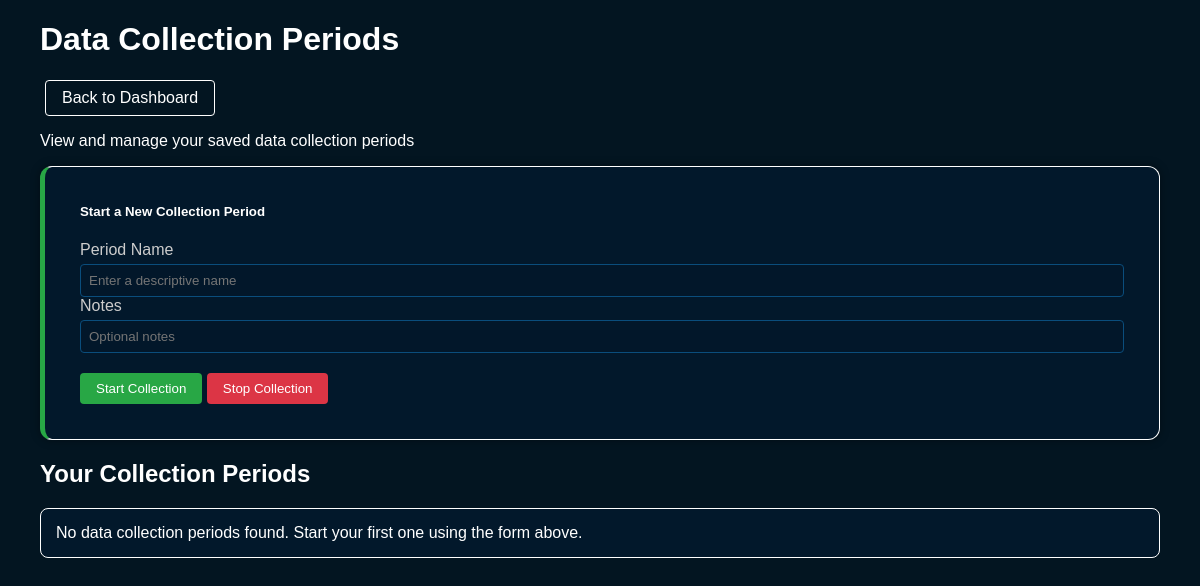
/periods, run on an earlier commit of the app's database.
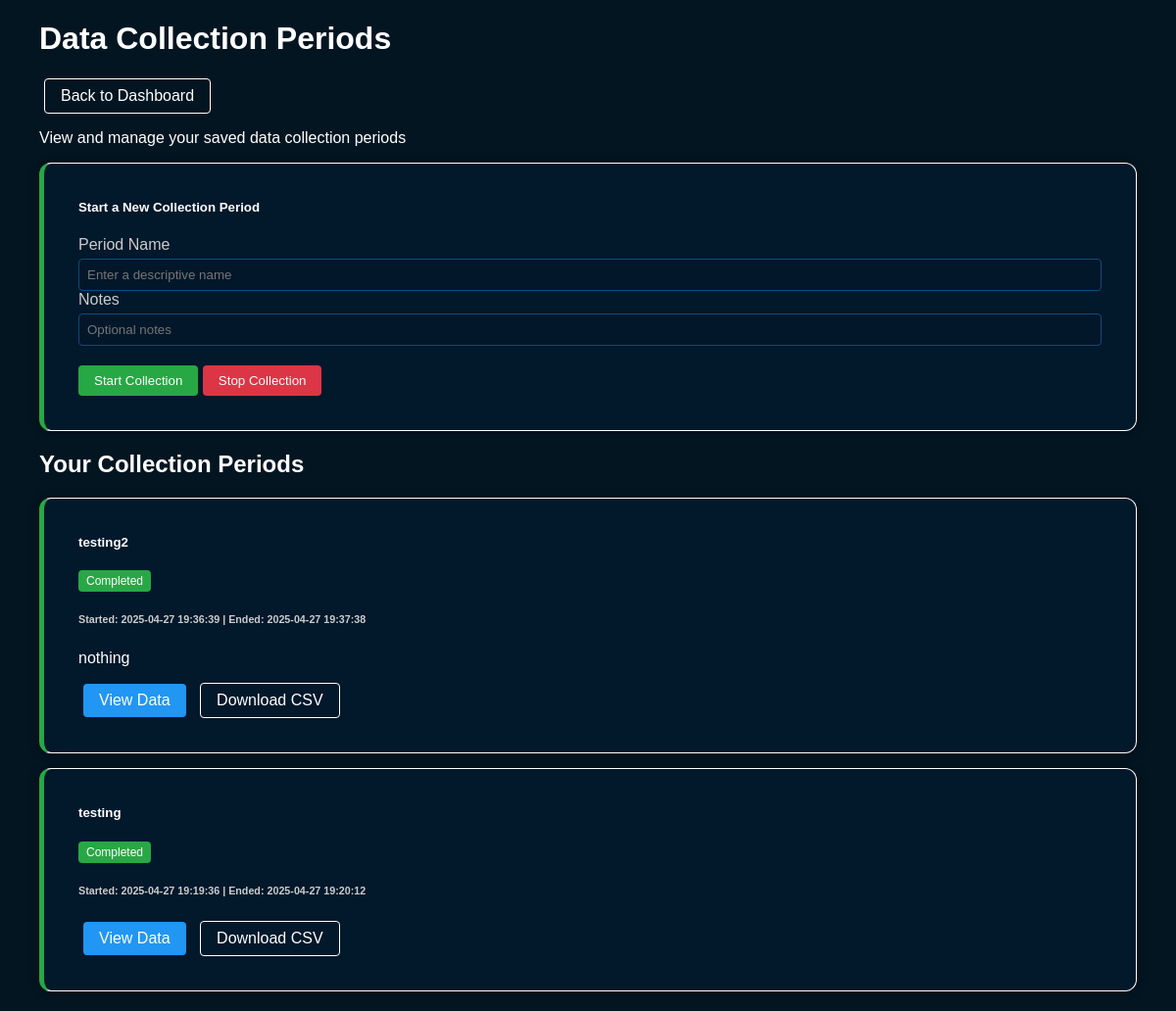
And on a later commit of the database.
### tables this page shows
CREATE TABLE data_periods (
            id INTEGER PRIMARY KEY AUTOINCREMENT,
            name TEXT,
            start_time TEXT,
            end_time TEXT,
            notes TEXT
        );

### app.py (the view)
@app.route('/periods')
def list_periods():
    try:
        periods = get_periods()
        return render_template('periods.html', periods=periods)
    except Exception as e:
        print(f"Error listing periods: {str(e)}")
        print(traceback.format_exc())
        return f"Error: {str(e)}", 500

### app.py (called while the page is built)
def get_db():
    db = getattr(g, '_database', None)
    if db is None:
        db = g._database = sqlite3.connect(DATABASE)
        db.row_factory = sqlite3.Row
    return db

@app.teardown_appcontext
def close_connection(exception):
    db = getattr(g, '_database', None)
    if db is not None:
        db.close()

def dict_factory(cursor, row):
    d = {}
    for idx, col in enumerate(cursor.description):
        d[col[0]] = row[idx]
    return d

def get_periods():
    db = get_db()
    db.row_factory = dict_factory
    cursor = db.cursor()
    cursor.execute('SELECT * FROM data_periods ORDER BY id DESC')
    return cursor.fetchall()

### templates/periods.html (shortened to what this page needs)
<!DOCTYPE html>
<html lang="en">
<head>
</head>
<body>
    <div class="container">
        <header class="mb-4">
            <div class="d-flex justify-content-between align-items-center">
                <h1>Data Collection Periods</h1>
                <a href="/" class="btn-outline">Back to Dashboard</a>
            </div>
            <p class="lead">View and manage your saved data collection periods</p>
        </header>
        <div class="row">
            <div class="col-md-12">
                <div class="card mb-4 period-card">
                    <div class="card-body">
                        <h5 class="card-title">Start a New Collection Period</h5>
                        <form id="start-period-form" class="row g-3 custom">
                            <div class="col-md-6 g-3">
                                <label for="period-name" class="form-label">Period Name</label>
                                <input type="text" class="form-control" id="period-name" placeholder="Enter a descriptive name">
                            </div>
                            <div class="col-md-6">
                                <label for="period-notes" class="form-label">Notes</label>
                                <input type="text" class="form-control" id="period-notes" placeholder="Optional notes">
                            </div>
                            <div class="col-12 button-container">
                                <button type="submit" class="btn btn-success" id="start-button">
                                     Start Collection
                                </button>
                                <button type="button" class="btn btn-danger d-none" id="stop-button">
                                     Stop Collection
                                </button>
                            </div>
                        </form>
                    </div>
                </div>
                <h2>Your Collection Periods</h2>
                <div id="periods-container">
                    {% if periods %}
                        {% for period in periods %}
                            <div class="card period-card {% if not period.end_time %}active{% endif %}">
                                <div class="card-body">
                                    <div class="d-flex justify-content-between">
                                        <h5 class="card-title">{{ period.name }}</h5>
                                        <span class="badge {% if not period.end_time %}bg-primary{% else %}bg-success{% endif %}">
                                            {% if not period.end_time %}Active{% else %}Completed{% endif %}
                                        </span>
                                    </div>
                                    <h6 class="card-subtitle mb-2 text-muted">
                                        Started: {{ period.start_time }}
                                        {% if period.end_time %}
                                            | Ended: {{ period.end_time }}
                                        {% endif %}
                                    </h6>
                                    {% if period.notes %}
                                        <p class="card-text">{{ period.notes }}</p>
                                    {% endif %}
                                    <div class="mt-2">
                                        <a href="/period/{{ period.id }}" class="btn-view">
                                             View Data
                                        </a>
                                        <a href="/period/{{ period.id }}/download?format=csv" class="btn-outline">
                                             Download CSV
                                        </a>
                                    </div>
                                </div>
                            </div>
                        {% endfor %}
                    {% else %}
                        <div class="alert alert-info">
                            No data collection periods found. Start your first one using the form above.
                        </div>
                    {% endif %}
                </div>
            </div>
        </div>
    </div>
</body>
</html>

### templates/periods.html (style rules this page uses)
body { font-family: Arial, sans-serif; margin: 20px; background-color: #031521; color: #fff; }
.container { max-width: 1200px; margin: 0 auto; padding: 0 20px; }
.card { background-color: #052847; border-radius: 12px; margin-bottom: 15px; box-shadow: 0 0 10px rgba(0, 0, 0, 0.4); border: 1px solid white; padding: 0 20px 20px 20px; }
.card-body { padding: 15px; }
.btn-success { background-color: #28a745; color: white; border: none; padding: 8px 16px; border-radius: 4px; cursor: pointer; }
.btn-danger { background-color: #dc3545; color: white; border: none; padding: 8px 16px; border-radius: 4px; cursor: pointer; }
.form-control { width: 100%; padding: 8px; border: 1px solid #0a4d7c; border-radius: 4px; background-color: #02172a; color: white; box-sizing: border-box; }
.form-label { color: #ccc; margin-bottom: 5px; display: block; }
.badge { padding: 4px 8px; border-radius: 4px; font-size: 12px; }
.bg-success { background-color: #28a745; }
.text-muted { color: #ccc !important; }
.period-card { border-left: 5px solid #28a745; background-color: #02182b }
.btn-view { background-color: #2196f3; color: white; border: none; padding: 8px 16px; border-radius: 4px; cursor: pointer; text-decoration: none; display: inline-block; margin: 0 5px; }
.btn-outline { background-color: transparent; color: white; border: 1px solid white; padding: 8px 16px; border-radius: 4px; cursor: pointer; text-decoration: none; display: inline-block; margin: 0 5px; }
.button-container { margin-top: 20px; }

What changed in the data, as far as the page shows it:
added data_periods: name "testing2", shows "Completed", start_time "2025-04-27 19:36:39", end_time "2025-04-27 19:37:38", notes "nothing"
added data_periods: name "testing", shows "Completed", start_time "2025-04-27 19:19:36", end_time "2025-04-27 19:20:12"
Also different on the page:
text no longer shown: "No data collection periods found. Start your first one using the form above."
